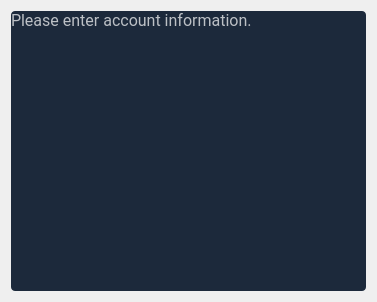
<?xml version="1.0" encoding="UTF-8"?>
<ui version="4.0">
 <class>AddAccount</class>
 <widget class="QWidget" name="AddAccount">
  <property name="geometry">
   <rect>
    <x>0</x>
    <y>0</y>
    <width>377</width>
    <height>274</height>
   </rect>
  </property>
  <property name="windowTitle">
   <string>Form</string>
  </property>
  <property name="styleSheet">
   <string notr="true">QWidget#account 
{
	background-color: #1C293B;
	border: none;
	border-radius: 4px;
	outline: none;
}

QPushButton
{
	background-color: transparent;
	color: #8ec6f4;
	outline: none;
	padding-left: 8px;
	padding-right: 8px;
	padding-top: 8px;
	padding-bottom: 8px;
	border-radius: 4px;
}

QPushButton:hover
{
	background-color: rgba(140, 195, 240, 30);
}

QToolButton
{
	background-color: transparent;
	outline: none;
}

QLineEdit
{
	background-color: transparent;
	border: none;
	border-radius: 0px;
	padding-left: 0px;
	/*border-bottom: 1px solid rgba(255, 255, 255, 180);*/
	outline: none;
}

QLineEdit:hover
{
	/*border-bottom: 2px solid rgba(255, 255, 255, 230);*/
}


QLineEdit:focus
{
	/*border-bottom: 2px solid rgba(255, 255, 255, 230);*/
}

QComboBox
{
	background-color: transparent;
	border: none;
	border-radius: 0px;
	padding-left: 0px;
	/*border-bottom: 1px solid rgba(255, 255, 255, 180);*/
	outline: none;
}</string>
  </property>
  <layout class="QGridLayout" name="gridLayout">
   <item row="0" column="0">
    <widget class="QWidget" name="account" native="true">
     <layout class="QVBoxLayout" name="verticalLayout">
      <property name="spacing">
       <number>20</number>
      </property>
      <property name="leftMargin">
       <number>0</number>
      </property>
      <property name="topMargin">
       <number>0</number>
      </property>
      <property name="rightMargin">
       <number>15</number>
      </property>
      <property name="bottomMargin">
       <number>0</number>
      </property>
      <item>
       <widget class="QLabel" name="label">
        <property name="minimumSize">
         <size>
          <width>270</width>
          <height>0</height>
         </size>
        </property>
        <property name="font">
         <font>
          <family>Roboto</family>
          <pointsize>12</pointsize>
         </font>
        </property>
        <property name="styleSheet">
         <string notr="true">color: rgba(255, 255, 255, 180);</string>
        </property>
        <property name="text">
         <string>Please enter account information.</string>
        </property>
        <property name="wordWrap">
         <bool>true</bool>
        </property>
       </widget>
      </item>
      <item>
       <layout class="QVBoxLayout" name="verticalLayout_2">
        <property name="bottomMargin">
         <number>0</number>
        </property>
        <item>
         <widget class="MaterialOutlinedLineEdit" name="account_name">
          <property name="minimumSize">
           <size>
            <width>0</width>
            <height>67</height>
           </size>
          </property>
          <property name="maximumSize">
           <size>
            <width>16777215</width>
            <height>67</height>
           </size>
          </property>
          <property name="font">
           <font>
            <family>Roboto</family>
            <pointsize>11</pointsize>
           </font>
          </property>
         </widget>
        </item>
        <item>
         <layout class="QHBoxLayout" name="horizontalLayout">
          <property name="spacing">
           <number>20</number>
          </property>
          <item>
           <widget class="MaterialOutlinedLineEdit" name="account_amount">
            <property name="minimumSize">
             <size>
              <width>170</width>
              <height>67</height>
             </size>
            </property>
            <property name="maximumSize">
             <size>
              <width>170</width>
              <height>67</height>
             </size>
            </property>
            <property name="font">
             <font>
              <family>Roboto</family>
              <pointsize>11</pointsize>
             </font>
            </property>
           </widget>
          </item>
          <item>
           <widget class="MaterialOutlinedDateEdit" name="account_amount_date">
            <property name="minimumSize">
             <size>
              <width>150</width>
              <height>67</height>
             </size>
            </property>
            <property name="maximumSize">
             <size>
              <width>150</width>
              <height>67</height>
             </size>
            </property>
            <property name="font">
             <font>
              <family>Roboto</family>
              <pointsize>11</pointsize>
             </font>
            </property>
            <property name="inputMask">
             <string/>
            </property>
           </widget>
          </item>
         </layout>
        </item>
        <item>
         <widget class="MaterialAutocomplete" name="account_bank">
          <property name="minimumSize">
           <size>
            <width>0</width>
            <height>67</height>
           </size>
          </property>
          <property name="maximumSize">
           <size>
            <width>16777215</width>
            <height>67</height>
           </size>
          </property>
          <property name="font">
           <font>
            <family>Roboto</family>
            <pointsize>11</pointsize>
           </font>
          </property>
         </widget>
        </item>
       </layout>
      </item>
     </layout>
    </widget>
   </item>
  </layout>
 </widget>
 <customwidgets>
  <customwidget>
   <class>MaterialOutlinedLineEdit</class>
   <extends>QLineEdit</extends>
   <header>view.widgets.material_outlined_line_edit.h</header>
  </customwidget>
  <customwidget>
   <class>MaterialOutlinedDateEdit</class>
   <extends>QLineEdit</extends>
   <header>view.widgets.material_outlined_date_edit.h</header>
  </customwidget>
  <customwidget>
   <class>MaterialAutocomplete</class>
   <extends>QLineEdit</extends>
   <header>view.widgets.material_autocomplete.h</header>
  </customwidget>
 </customwidgets>
 <resources>
  <include location="../resources/resources.qrc"/>
 </resources>
 <connections/>
</ui>
